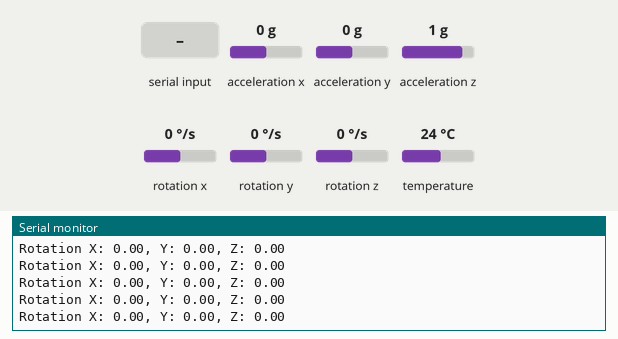
Simulated run of this sketch. Board: ESP32. Parts: the last lines printed to the serial monitor. Inputs (shaded band) come from the test bench; at power-on: rotation x 0 °/s, rotation y 0 °/s, acceleration x 0 g, acceleration y 0 g, acceleration z 1 g, rotation z 0 °/s, temperature 24 °C. Nothing arrives over Bluetooth unless stated.

Above: at 1.2 s.
1.3 s: ".\n" received over the second serial link
2.8 s: rotation x set to -192 °/s
At 3.6 s:
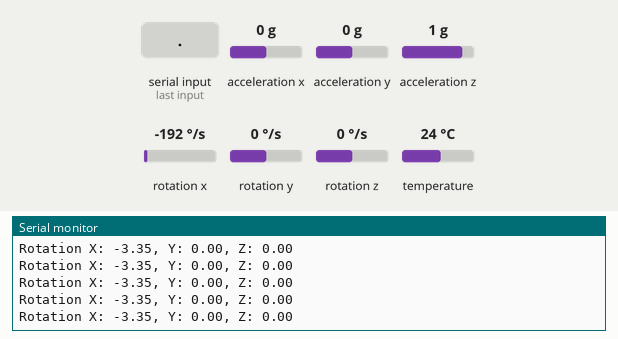
4.3 s: rotation y set to -192 °/s
At 5.4 s:
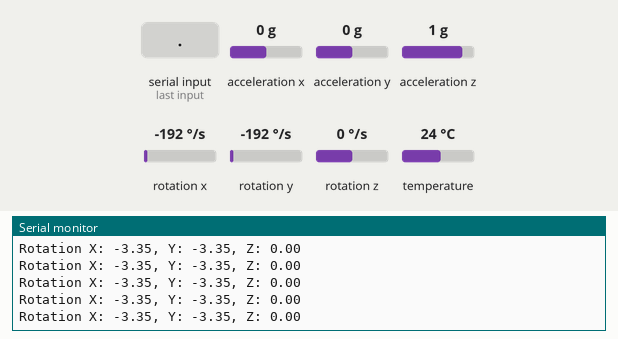
5.8 s: rotation x set to 0 °/s
At 6.9 s:
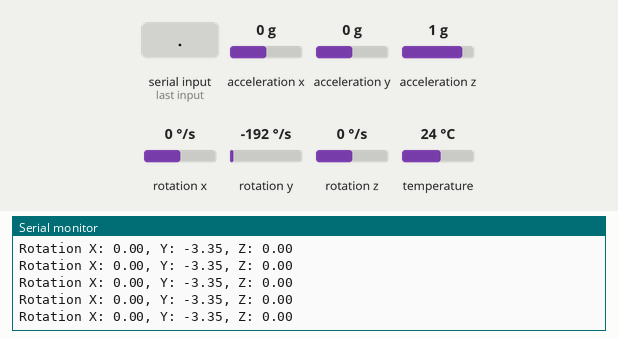

Measured:
- after the input at 2.8 s, the serial monitor: prints a new line at once (image 1)
- after the input at 4.3 s, the serial monitor: prints a new line at once (image 2)
- after the input at 5.8 s, the serial monitor: prints a new line at once (image 3)

The sketch:

mpu6050_esp.ino
```cpp
#include <Adafruit_MPU6050.h>
#include <Adafruit_Sensor.h>
#include <Wire.h>
#include "BluetoothSerial.h"

BluetoothSerial SerialBT;
Adafruit_MPU6050 mpu;

void setup() {
  Serial.begin(115200);
  SerialBT.begin("ESP32test"); // Bluetooth device name
  Serial.println("The device started, now you can pair it with Bluetooth!");

  // Try to initialize MPU6050
  if (!mpu.begin()) {
    Serial.println("Failed to find MPU6050 chip");
    while (1) {
      // delay(10);
    }
  }
  Serial.println("MPU6050 Found!");

  mpu.setAccelerometerRange(MPU6050_RANGE_8_G);
  Serial.print("Accelerometer range set to: ");
  switch (mpu.getAccelerometerRange()) {
    case MPU6050_RANGE_2_G: Serial.println("+-2G"); break;
    case MPU6050_RANGE_4_G: Serial.println("+-4G"); break;
    case MPU6050_RANGE_8_G: Serial.println("+-8G"); break;
    case MPU6050_RANGE_16_G: Serial.println("+-16G"); break;
  }

  mpu.setGyroRange(MPU6050_RANGE_500_DEG);
  Serial.print("Gyro range set to: ");
  switch (mpu.getGyroRange()) {
    case MPU6050_RANGE_250_DEG: Serial.println("+-250 deg/s"); break;
    case MPU6050_RANGE_500_DEG: Serial.println("+-500 deg/s"); break;
    case MPU6050_RANGE_1000_DEG: Serial.println("+-1000 deg/s"); break;
    case MPU6050_RANGE_2000_DEG: Serial.println("+-2000 deg/s"); break;
  }

  mpu.setFilterBandwidth(MPU6050_BAND_5_HZ);
  Serial.print("Filter bandwidth set to: ");
  switch (mpu.getFilterBandwidth()) {
    case MPU6050_BAND_260_HZ: Serial.println("260 Hz"); break;
    case MPU6050_BAND_184_HZ: Serial.println("184 Hz"); break;
    case MPU6050_BAND_94_HZ: Serial.println("94 Hz"); break;
    case MPU6050_BAND_44_HZ: Serial.println("44 Hz"); break;
    case MPU6050_BAND_21_HZ: Serial.println("21 Hz"); break;
    case MPU6050_BAND_10_HZ: Serial.println("10 Hz"); break;
    case MPU6050_BAND_5_HZ: Serial.println("5 Hz"); break;
  }

  Serial.println("");
  // delay(100);
}

void loop() {
  // Get new sensor events with the readings
  sensors_event_t a, g, temp;
  mpu.getEvent(&a, &g, &temp);

  // Print out the values to the serial monitor for debugging
  // Serial.print("Acceleration X: ");
  // Serial.print(a.acceleration.x);
  // Serial.print(", Y: ");
  // Serial.print(a.acceleration.y);
  // Serial.print(", Z: ");
  // Serial.println(a.acceleration.z);

  Serial.print("Rotation X: ");
  Serial.print(g.gyro.x);
  Serial.print(", Y: ");
  Serial.print(g.gyro.y);
  Serial.print(", Z: ");
  Serial.println(g.gyro.z);
  // Serial.println(" rad/s");

  // Check if there is data available from Bluetooth
  if (SerialBT.available()) {
    char rx_char = SerialBT.read();
    if (rx_char == '.') {
      // Send acceleration data as a formatted string
      String data = String(g.gyro.x) + "," + String(g.gyro.y) + "," + String(g.gyro.z) + "\n";
      SerialBT.print(data);
      Serial.print("Sent data: "); // Debugging message
      Serial.println(data); // Debugging message
    }
  }

  // Slight delay to avoid flooding the serial monitor
  // delay(20);
}
```
